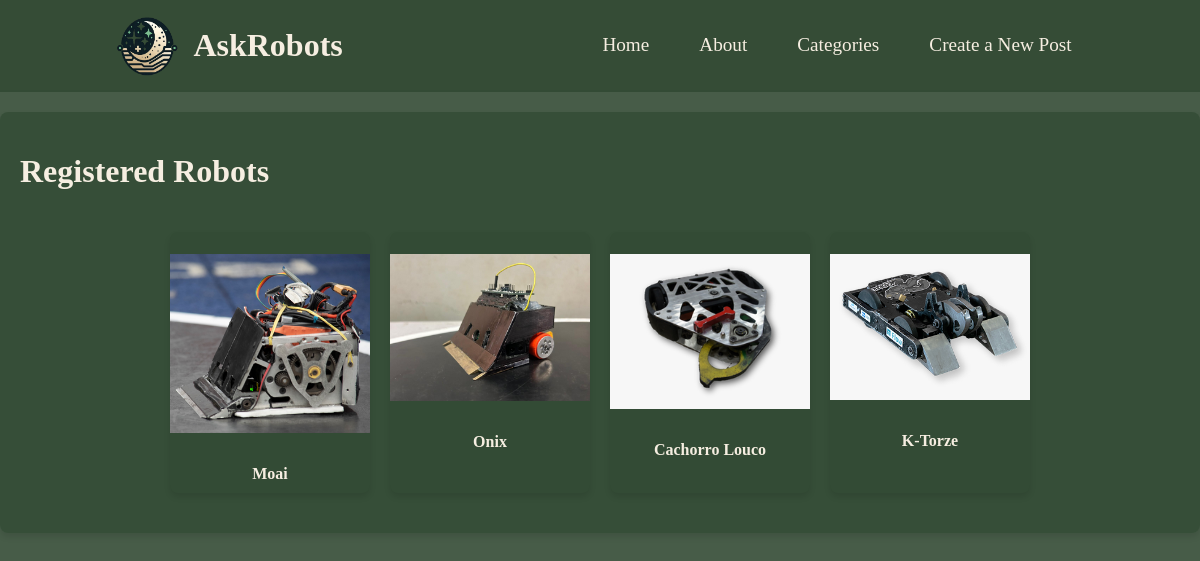
The page / on the database its author committed.
### PostsRobots/models.py (models this page shows, shortened)
class Posts(models.Model):
    STATUS_CHOICES = [
        ('active', 'Ativo'),
        ('retired', 'Aposentado'),
        ('undefined', 'Indefinido'),
    ]
    title = models.CharField(max_length=100)
    categories = models.ManyToManyField(Category, related_name="posts")
    gold_trophies = models.IntegerField(default=0, help_text="Number of gold trophies")
    silver_trophies = models.IntegerField(default=0, help_text="Number of silver trophies")
    bronze_trophies = models.IntegerField(default=0, help_text="Number of bronze trophies")
    status = models.CharField(max_length=10, choices=STATUS_CHOICES, default='undefined')
    description = models.TextField()
    image = models.ImageField(upload_to='images/', blank=True, null=True)
    post_date = models.DateTimeField(auto_now_add=True)

### PostsRobots/views.py (the view)
# urls.py: path('', views.ListView, name='postlist'),
def ListView(request):
    template_name = 'PostsRobots/postlist.html'
    posts = Posts.objects.all()
    context = {
        'posts': posts
        }
    return render(request, template_name, context)

### PostsRobots/templates/PostsRobots/postlist.html (shortened to what this page needs)
{% extends 'base.html' %}
{% block content %}
<h1>
    {% if category %}
        Posts in Category: <span class="nav-links">{{ category.name }}</span>
    {% else %}
        Registered Robots
    {% endif %}
</h1>
<div class="post-list">
    {% for post in posts %}
        <div class="post-card">
            <a href="{% url 'details' post.id %}" class="nav-link">
                <img src="{{ post.image.url }}" alt="{{ post.title }}" class="post-image">
            </a>
            <p class="post-title">{{ post.title }}</p>
        </div>
    {% endfor %}
</div>
{% endblock %}

### PostsRobots/static/style.css (style rules this page uses)
body { font-family: 'Playfair Display', serif; margin: 0; padding: 0; background-color: rgba(51, 75, 53, 0.9); color: #f6eee1ff; }
.nav-link { font-size: 1.2em; color: #f6eee1ff; text-decoration: none; padding: 5px 15px; border-radius: 4px; transition: background-color 0.3s ease, color 0.3s ease; }
.post-list { display: flex; flex-wrap: wrap; justify-content: center; gap: 20px; padding: 20px; }
.post-card { background-color: #334b35ff; border-radius: 8px; box-shadow: 0 4px 6px rgba(0, 0, 0, 0.1); overflow: hidden; text-align: center; width: 200px; transition: transform 0.3s ease, box-shadow 0.3s ease; }
.post-image { width: 100%; height: auto; display: block; }
.post-title { font-size: 1em; font-weight: bold; color: #f6eee1ff; margin: 10px 0; }

### rows shown on the page
Posts: image (picture), title "Moai"
Posts: image (picture), title "Onix"
Posts: image (picture), title "Cachorro Louco"
Posts: image (picture), title "K-Torze"
